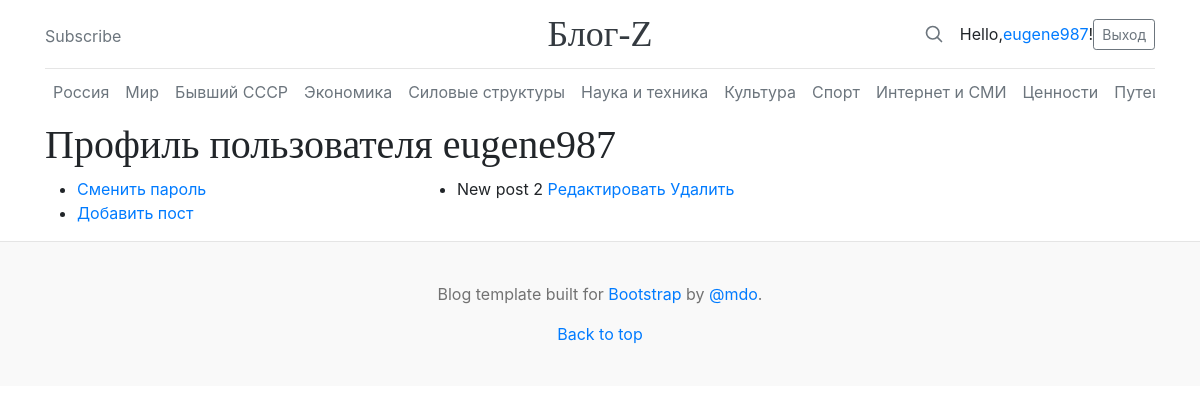
Before: /accounts/profile/ (signed in) with the older database file.
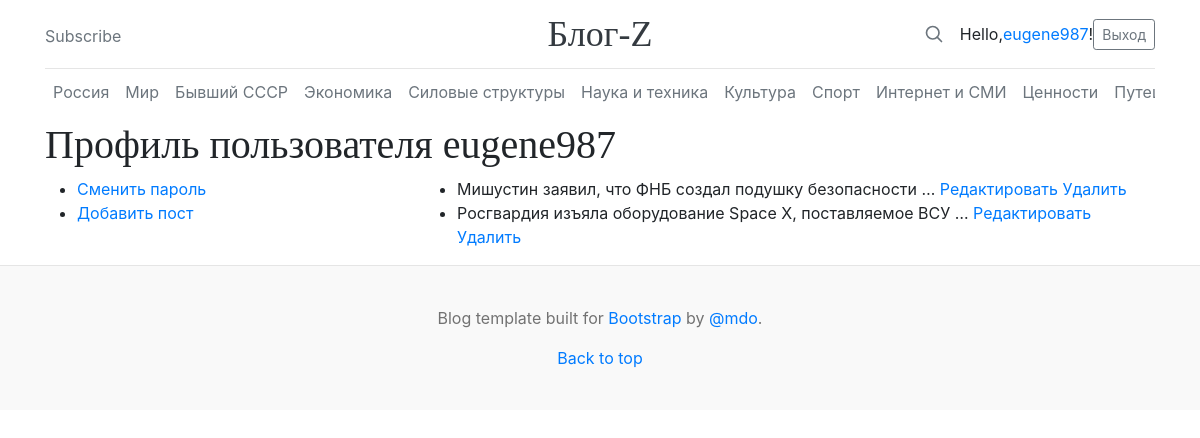
After: the same page with the newer database file.
### blog/models.py (models this page shows, shortened)
class Post(models.Model):
    RUSSIA = '1'
    WORLD = '2'
    EX_USSR = '3'
    ECONOMY = '4'
    FORCE_STRUCTURES = '5'
    SCIENCE_AND_TECHNOLOGY = '6'
    CULTURE = '7'
    SPORT = '8'
    INTERNET_AND_MASS_MEDIA = '9'
    VALUES = '10'
    TRAVELS = '11'
    FROM_THE_LIFE = '12'
    CATEGORY = (
        (None, 'Выберите категорию'),
        (RUSSIA, 'Россия'),
        (WORLD, 'Мир'),
        (EX_USSR, 'Бывший СССР'),
        (ECONOMY, 'Экономика'),
        (FORCE_STRUCTURES, 'Силовые структуры'),
        (SCIENCE_AND_TECHNOLOGY, 'Наука и техника'),
        (CULTURE, 'Культура'),
        (SPORT, 'Спорт'),
        (INTERNET_AND_MASS_MEDIA, 'Интернет и СМИ'),
        (VALUES, 'Ценности'),
        (TRAVELS, 'Путешествия'),
        (FROM_THE_LIFE, 'Из жизни')
    )
    title = models.CharField(verbose_name='Название статьи', max_length=100)
    content = models.TextField(verbose_name='Содержание статьи')
    image = models.ImageField(
        verbose_name='Фото',
        upload_to='%Y/%m/%d/',
        blank=True
    )
    publication_date = models.DateTimeField(
        verbose_name='Дата публикации',
        default=timezone.now
    )
    owner = models.ForeignKey(User, on_delete=models.CASCADE, verbose_name='Автор')
    category = models.CharField(
        max_length=2,
        choices=CATEGORY
    )
    class Meta:
        ordering = ['-publication_date']

### blog/views.py (the view)
# urls.py: path('accounts/profile/', ProfileView.as_view(), name='profile'),
class ProfileView(ListView):
    model = Post
    template_name = 'registration/profile.html'
    def get_queryset(self):
        qs = super().get_queryset()
        user_id = User.objects.get(username=self.request.user.username)
        return qs.filter(owner=user_id)

### blog/templates/registration/profile.html
{% extends 'blog/base.html' %}
{% block content %}
<h1>Профиль пользователя {{ user.username }}</h1>
<div class="row">
    <div class="col-md-4">
        <ul>
            <li><a href="{% url 'blog:password_change' %}">Сменить пароль</a></li>
            <li><a href="{% url 'blog:post_add' %}">Добавить пост</a></li>
        </ul>
    </div>
    <div class="col-md-8">
        <ul>
            {% for post in object_list %}
                <li>
                    {{ post.title | truncatewords:7 }}
                    <a href="{% url 'blog:post_edit' post.id %}">Редактировать</a>
                    <a href="{% url 'blog:post_remove' post.id %}">Удалить</a>
                </li>
            {% endfor %}
        </ul>
    </div>
</div>
{% endblock content %}

Changed rows visible on the page:
removed Post: title "New post 2"
added Post: title "Мишустин заявил, что ФНБ создал подушку безопасности …"
added Post: title "Росгвардия изъяла оборудование Space X, поставляемое ВСУ …"
